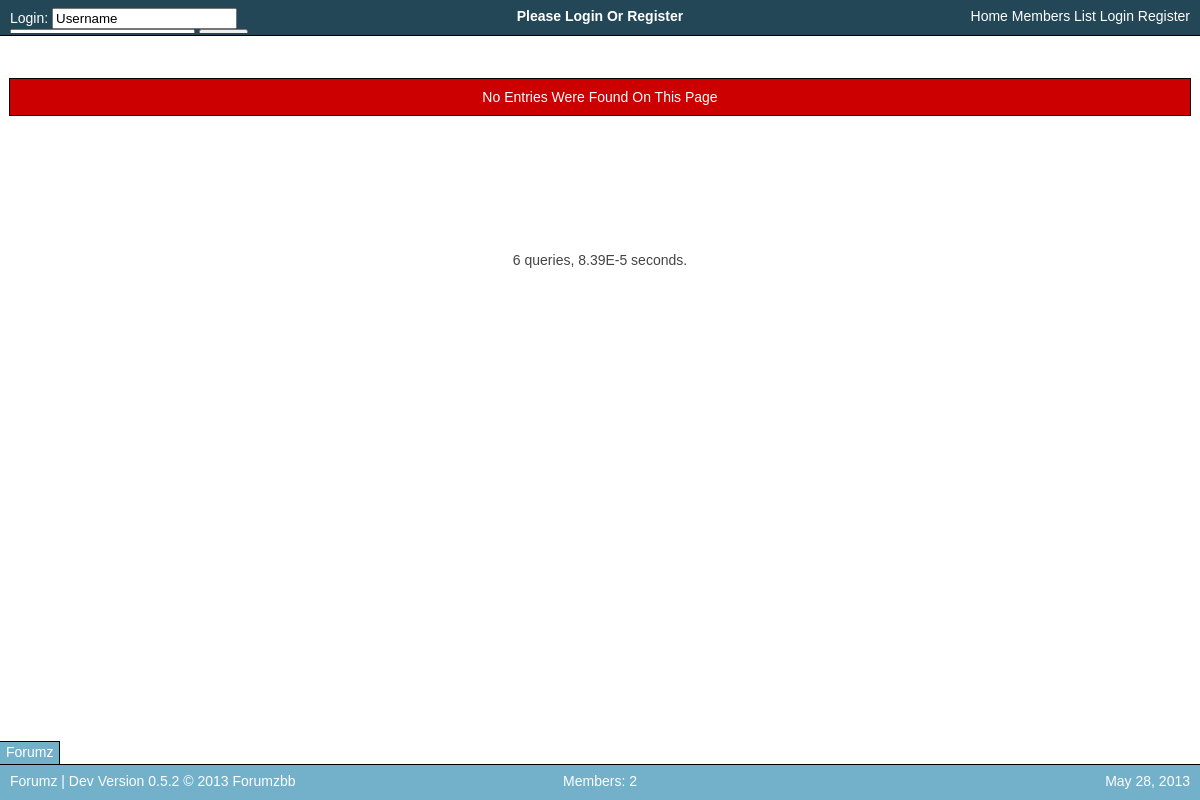
Before: / with the older database file.
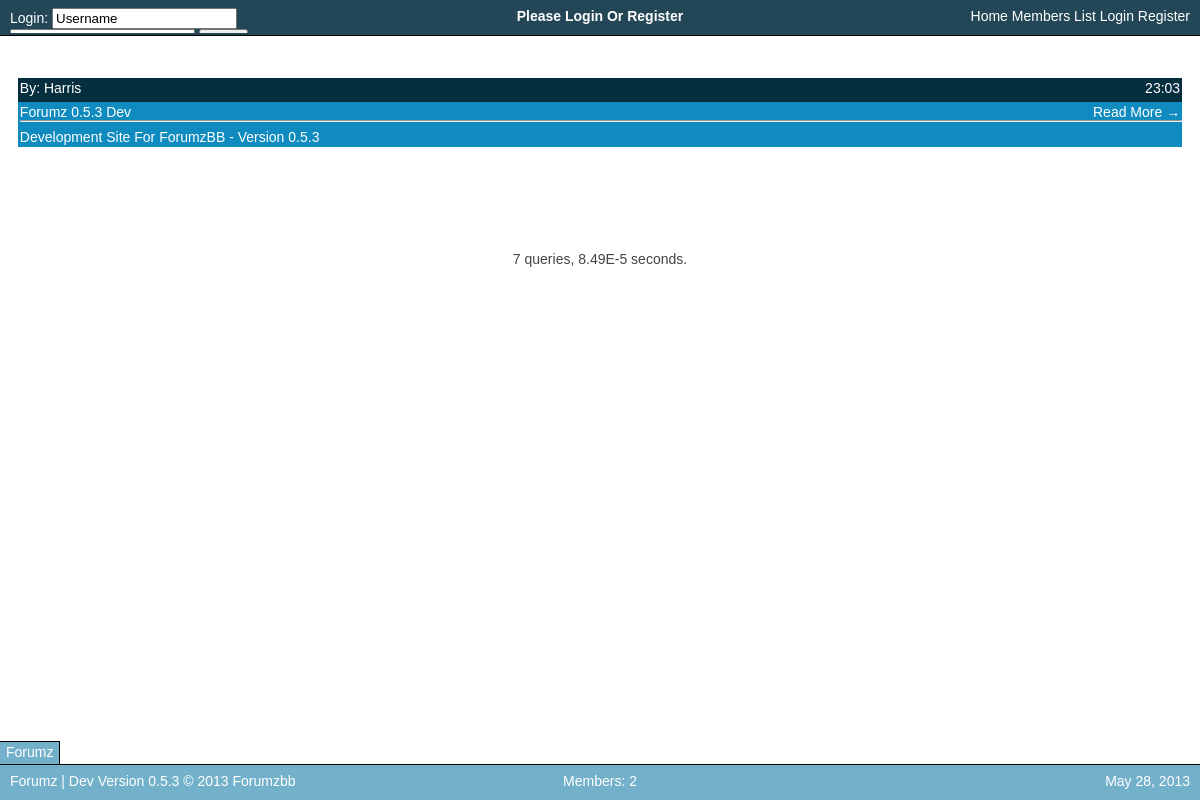
After: the same page with the newer database file.
### tables this page shows
CREATE TABLE `forumzDev_siteSettings` (
  `settingsProfile` text NOT NULL,
  `siteName` text NOT NULL,
  `siteMotd` text NOT NULL,
  `siteSlogan` text NOT NULL,
  `defaultTheme` text NOT NULL,
  `siteDisabled` text NOT NULL,
  `reqLogin` text NOT NULL,
  `verifyRegisterEmail` text NOT NULL,
  `verifyRegisterAdmin` text NOT NULL,
  `htmlAllowed` text NOT NULL,
  `blogEntriesPerPage` int(11) NOT NULL
);

CREATE TABLE `forumzDev_blogs` (
  `ID` int(11) NOT NULL,
  `Title` text NOT NULL,
  `Author` text NOT NULL,
  `AuthorDate` text NOT NULL,
  `AuthorTime` text NOT NULL,
  `Post` text NOT NULL
);

### index.php (called while the page is built, shortened)
<?php
$m_time = explode(" ",microtime());
$m_time = $m_time[0] + $m_time[1];
$starttime = $m_time;
$sqlQueries=0;
$mysqliServer = $_ENV['DATABASE_SERVER'];
$mysqliUser = "db166640_forumz";
$mysqliPass = "forumzbb";
$mysqliDatabase = "db166640_forumzDev";
$con = @mysqli_connect($mysqliServer, $mysqliUser, $mysqliPass, $mysqliDatabase) or die ("Site Not Setup");
require_once('Functions/forumz.main.php');
$userData=$_SESSION['userData'];
if($userData['rankID']=="") {
	$userData['rankID']="0";
	$userData['loggedIn']=false;
}
if($userData['siteTheme']=="") {
	$userData['siteTheme']="SkyBlue";
}
$pageName = mysqli_real_escape_string($con,$_GET['page']);
$pageID = mysqli_real_escape_string($con,$_GET['pageID']);
if($pageName=="") $pageName = "home";
displayWebsite();
?>

### Functions/forumz.settings.php (called while the page is built, shortened)
<?php
function loadMysqlSettings() {
	$sql = "SELECT * FROM siteSettings WHERE settingsProfile='1'";
	$result = dbQuery($sql) or die ("Query failed: getSiteSettings");
	$setting=mysqli_fetch_array($result);
	global $siteSettings;
	if($setting['siteDisabled']!="") {
		$siteSettings['siteDisabled']=true;
		$siteSettings['disabledMessage']=$setting['siteDisabled'];
	} else { $siteSettings['siteDisabled']=false; }
	$siteSettings['siteName'] = $setting['siteName'];
	$siteSettings['siteMotd'] = $setting['siteMotd'];
	$siteSettings['siteSlogan'] = $setting['siteSlogan'];
	$siteSettings['defaultTheme'] = $setting['defaultTheme'];
	$siteSettings['blogEntriesPerPage'] = $setting['blogEntriesPerPage'];
	if($setting['reqLogin']=="true") {
		$siteSettings['reqLogin'] = true;
	} else { $siteSettings['reqLogin'] = false; }
	if($setting['verifyRegisterEmail']=="true") {
		$siteSettings['verifyRegisterEmail'] = true;
	} else { $siteSettings['verifyRegisterEmail'] = false; }
	if($setting['verifyRegisterAdmin']=="true") {
		$siteSettings['verifyRegisterAdmin'] = true;
	} else { $siteSettings['verifyRegisterAdmin'] = false; }
	if($setting['htmlAllowed']=="true") {
		$siteSettings['htmlAllowed'] = true;
	} else { $siteSettings['htmlAllowed'] = false; }
}
function setupSiteURLs() {
	global $siteSettings;
	$siteSettings['siteURLShort']="/";
	$siteSettings['siteURLLong']="http://".$_SERVER['SERVER_NAME'].$siteSettings['siteURLShort'];
}
?>

### Functions/forumz.databaseTools.php (called while the page is built, shortened)
<?php
	function dbQuery($sql) {
		global $con, $sqlQueries;
		$tableTitle=session_name();
		$tableTitle_from="FROM ".$tableTitle."_";
		$tableTitle_upd="UPDATE ".$tableTitle."_";
		$tableTitle_inst="INSERT INTO ".$tableTitle."_";
		$sql = str_replace("FROM ",$tableTitle_from,$sql);
		$sql = str_replace("UPDATE ",$tableTitle_upd,$sql);
		$sql = str_replace("INSERT INTO ",$tableTitle_inst,$sql);
		return mysqli_query($con, $sql);
	}
?>

### Themes/SkyBlue/viewHome.php (called while the page is built, shortened)
<?php
display('viewHeader');
viewBlogEntries();
display('viewFooter');
?>

### Functions/forumz.account.php (called while the page is built, shortened)
<?php
function setAccountToDefault() {
	global $userData;
	$userData['username']="Anonymous";
	$userData['loggedIn']=false;
	$userData['actID']="Anonymous";
	$userData['rankID']=0;
	$userData['email']="-";
}
?>

### Functions/forumz.ranking.php (called while the page is built, shortened)
<?php
function setUserPrivileges() {
	global $userData;
	$userRank=$userData['rankID'];
	$sql = "SELECT * FROM ranks WHERE rankID='$userRank'";
	$result = dbQuery($sql) or die ("Query failed: setUserPrivileges");
	$userData['permissions']=mysqli_fetch_array($result);
}
?>

### Themes/Defaults/devTools.php (called while the page is built)
<?php
function getPageLoadInfo() {
	global $starttime, $sqlQueries;
	$m_time = explode(" ",microtime());
	$m_time = $m_time[0] + $m_time[1];
	$endtime = $m_time;
	$totaltime = ($endtime - $starttime);
	$totaltime = round($totaltime,7);
	return($sqlQueries." queries, ".$totaltime." seconds.");
}
?>

### Functions/forumz.references.php (the view, shortened to what this page needs)
<?php
function display($fileName) {
	require_once('Themes/SkyBlue/'.$fileName.'.php');
}
function viewHTML($HTMLtxt) {
	echo "	".$HTMLtxt."\n";
}
?>

### Functions/forumz.breadcrumbs.php (shortened to what this page needs)
<?php
function getNumBreadcrumbs() {
	global $breadcrumbs;
	return count($breadcrumbs);
}
function addBreadcrumb($newBreadcrumbName, $newBreadcrumbLink) {
	global $breadcrumbs, $siteSettings;
	$newBreadcrumb='<a href="'.$siteSettings['siteURLShort'].$newBreadcrumbLink.'">'.$newBreadcrumbName.'</a>';
	if(!isset($breadcrumbs)) {
		$breadcrumbs=array($newBreadcrumb);
	} else {
		array_push($breadcrumbs, $newBreadcrumb);
	}
}
?>

### Functions/forumz.main.php (shortened to what this page needs)
<?php
require_once('Functions/forumz.references.php');
require_once('Functions/forumz.account.php');
require_once('Functions/forumz.ranking.php');
require_once('Functions/forumz.blog.php');
require_once('Functions/forumz.settings.php');
require_once('Functions/forumz.breadcrumbs.php');
require_once('Functions/forumz.databaseTools.php');
function displayWebsite() {
	global $pageName, $pageID, $pagePost, $siteSettings, $userData;
	loadSettings();
	setUserPrivileges();
	addBreadcrumb(getSiteName(),"");
	if($siteSettings['siteDisabled']&&($userData['permissions']['editSiteSettings']!="true")) {
		addBreadcrumb("Site Disabled","");
		if($pageName=="login") {
			addBreadcrumb("Login","login/");
			if(isset($pagePost['loginSubmitted'])) {
				loginUser();
			}
		}
		addFailureNotice($siteSettings['disabledMessage']);
		display('viewBlank');
	} else {
		loadPage();
	}
}
function loadPage() {
	global $pageName, $pageID, $pageID2, $pagePost, $siteSettings, $userData;
	$pageToDisplay="";
	$sql = "SELECT * FROM pages WHERE pageURL='$pageName'";
	$result = dbQuery($sql) or die ("Query failed: loadPageByName");
	$numPages=mysqli_num_rows($result);
	if($numPages==0) {
		addFailureNotice("Page Not Found");
	} else {
		$pageData=mysqli_fetch_array($result);
		if($pageData['requireLogin']=="true"&&!$userData['loggedIn']) {
			if($pageName!="login") { addFailureNotice("You Must Login To View This Page"); }
			if($pageData['falseMsg']!="") { addFailureNotice($pageData['falseMsg']); }
		} elseif($pageData['siteRequireLoginApplies']=="true"&&$siteSettings['reqLogin']&&!$userData['loggedIn']) {
			addFailureNotice("You Must Login To View This Site");
			if($pageData['falseMsg']!="") { addFailureNotice($pageData['falseMsg']); }
		} elseif($pageData['requirePermission']!=""&&$userData['permissions'][$pageData['requirePermission']]!="true") {
			addFailureNotice("You Do Not Have Permission To View This Page");
			if($pageData['falseMsg']!="") { addFailureNotice($pageData['falseMsg']); }
		} elseif($pageData['requireFormSubmitted']&&!isset($pagePost[$pageData['requireFormSubmitted']])) {
			if($pageData['falseMsg']!="") { addFailureNotice($pageData['falseMsg']); }
			$pageToDisplay=$pageData['falseDisplayFile'];
		} else {
			$pageToDisplay=$pageData['displayFile'];
		}
	}
	if($pageToDisplay!="") {
		display($pageToDisplay);
	}
}
function loadSettings() {
	loadMysqlSettings();
}
?>

### Themes/SkyBlue/viewHeader.php (shortened to what this page needs)
<?php
global $userData, $siteSettings;
?>
<!DOCTYPE HTML>
<html><head>
	<link rel="stylesheet" href="/Themes/SkyBlue/SkyBlue.css" type="text/css">
</head><body>
<header id="navBar">
<?php
if($userData['loggedIn']) {
	viewHTML('<a href="'.$siteSettings['siteURLShort'].'home/">Home</a>');
	viewHTML('<a href="'.$siteSettings['siteURLShort'].'membersList/">Members List</a>');
	viewHTML('<a href="'.$siteSettings['siteURLShort'].'controlPanel/">Control Panel</a>');
	viewHTML('<a href="'.$siteSettings['siteURLShort'].'logout/">Logout</a>');
} else {
	viewHTML('Login: ');
	viewSingleLineLoginField();
}
if($userData['loggedIn']) {
	viewHTML('<b>Search Here</b>');
}
if($userData['loggedIn']) {
	viewHTML('<b>Welcome: '.returnUsername().'</b>');
} else {
	viewHTML('<b>Please Login Or <a href="'.$siteSettings['siteURLShort'].'register/">Register</a></b>');
}
?>
</header>

### Functions/forumz.blog.php (shortened to what this page needs)
<?php
function getBlogEntries($startID, $entriesPerPage) {
	$sql = "SELECT * FROM blogs WHERE ID>0 ORDER BY ID DESC LIMIT $startID,$entriesPerPage";
	$result = dbQuery($sql) or die ("Query failed: getBlogEntries");
	return $result;
}
function viewBlogEntries() {
	global $siteSettings, $pageID;
	if($pageID<1) { $pageID=1; }
	$blogEntriesPerPage=$siteSettings['blogEntriesPerPage'];
	$startID=$blogEntriesPerPage*($pageID-1);
	$blogEntries=getBlogEntries($startID,$blogEntriesPerPage);
	while($entry = mysqli_fetch_array($blogEntries)) {
		$blogLink=$siteSettings['siteURLShort']."blog/".$entry['ID'];
		$postDateOrTime=$entry['AuthorDate'];
		if($postDateOrTime=returnDateShort()) {
			$postDateOrTime=$entry['AuthorTime'];
		}
		displayHomePageBlogEntry(getMemberName($entry['Author']),$postDateOrTime,$entry['Title'],$entry['Post'],$blogLink);
	}
	if(mysqli_num_rows($blogEntries)==0) {
		viewFailure("No Entries Were Found On This Page");
	}
}
?>

### Themes/SkyBlue/viewFooter.php (shortened to what this page needs)
<footer id="footBar">
</footer>
<div id="breadcrumbsBar">
</div>
<br><br>
<?php echo getPageLoadInfo(); ?>
</body></html>

### Themes/Defaults/breadcrumbs.php
<?php
function viewBreadcrumbs() {
	$numBreadcrumbs=getNumBreadcrumbs();
	for($i=0;$i<$numBreadcrumbs;$i++) {
		if($i==0) {
			viewHTML(getBreadcrumb($i));
		} else {
			viewHTML(" -> ".getBreadcrumb($i));
		}
	}
}
?>

### Themes/SkyBlue/SkyBlue.css (style rules this page uses)
html, body { background-color: #FFFFFF; font-family: Arial, Helvetica, sans-serif; color: #444444; font-size: 14px; padding-top: 35px; padding-bottom: 35px; text-align: center; }
a { text-decoration: none; color: #FFFFFF; }
hr { width: 100%; }
#navBar { text-align: center; overflow: hidden; width: 100%; height: 35px; position: fixed; top: 0px; left: 0px; background-color: #234756; color: #FFFFFF; border-bottom: 1px solid #000000; }
#footBar { text-align: center; overflow: hidden; width: 100%; height: 35px; position: fixed; bottom: 0px; left: 0px; background-color: #73B1CB; color: #FFFFFF; border-top: 1px solid #000000; }
.headFootLeftSide { text-align: left; float: left; width: 30%; overflow: hidden; padding-left: 10px; height: 25px; padding-top: 8px; }
.singleLineLoginField { display: inline; }
.headFootCenter { text-align: center; float: center; overflow: hidden; height: 25px; padding-top: 8px; margin-left: 10px; margin-right: 10px; }
.headFootRightSide { text-align: right; float: right; width: 30%; overflow: hidden; padding-right: 10px; height: 25px; padding-top: 8px; }
#breadcrumbsBar { background-color: #73B1CB; height: 18px; font-size: 14px; padding-left: 6px; padding-right: 6px; padding-top: 2px; padding-bottom: 2px; position: fixed; left: 0px; bottom: 36px; border-top: 1px solid #000000; border-right: 1px solid #000000; }
.FullWidthPostHead { width: 98%; margin-left: auto; margin-right: auto; height: 20px; color: #FFFFFF; padding: 2px; background-color: #052E3F; overflow: hidden; text-align: center; }
.FullWidthPostRow { width: 98%; margin-left: auto; margin-right: auto; padding: 2px; color: #FFFFFF; overflow: hidden; text-align: left; margin-bottom: 10px; }
.FullWidthTableRow:nth-child(odd) .TableRowColumn, .FullWidthPostRow:nth-child(4n+2) { background-color: #0F8BBF; }
.floatLeft { float:left; text-align: left; }
.floatRight { float:right; text-align: right; }
.pageChangeBtns { color: #FFFFFF; font-size: 14px; margin-top: 20px; width: 98%; height: 52px; margin-left: auto; margin-right: auto; }
.FullWidthFailureDivision { background-color: #CC0000; color: #FFFFFF; font-size: 14px; padding: 10px; width: 98%; margin-left: auto; margin-right: auto; border: 1px solid #000000; }

Changed rows visible on the page:
added forumzdev_blogs: HTMLtxt "By: Harris 23:03 Forumz 0.5.3 Dev Read More → Development Site For ForumzBB - Version 0.5.3"
Other visible differences:
$HTMLtxt: "…Please Login Or Register No Entries Were Found On This Page Forumz | Dev Version 0.5.2 © 2013 Forumzbb May…" → "Login: Home Members List Login Register Please Login Or Register Forumz | Dev Version 0.5.3 © 2013 Forumzbb May 28, 2013 Members: 2"
getPageLoadInfo(): "6 queries, 8.39E-5 seconds." → "7 queries, 8.49E-5 seconds."
